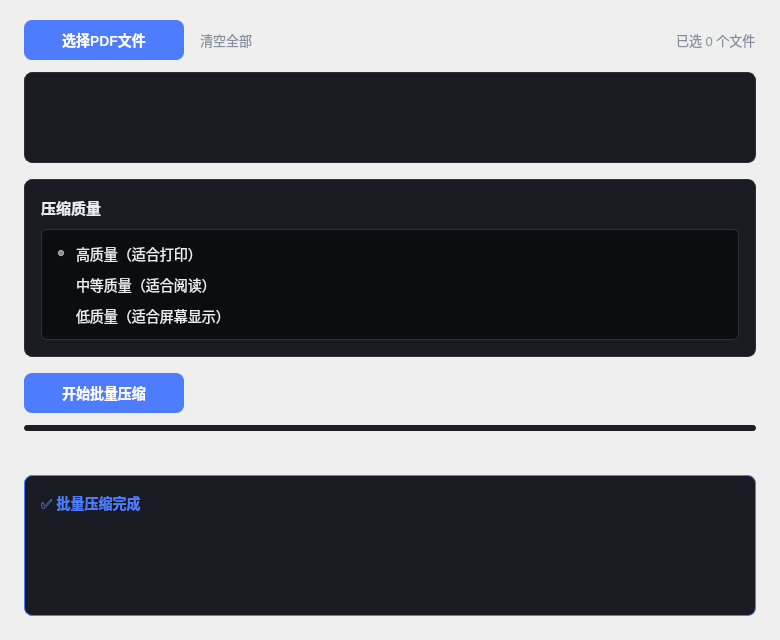
<?xml version="1.0" encoding="UTF-8"?>
<ui version="4.0">
 <class>CompressPage</class>
 <widget class="QWidget" name="compressPage">
  <property name="geometry">
   <rect>
    <x>0</x>
    <y>0</y>
    <width>780</width>
    <height>640</height>
   </rect>
  </property>
  <property name="styleSheet">
   <string notr="true">QWidget#compressPage { background-color: #0B0E11; }</string>
  </property>
  <layout class="QVBoxLayout" name="mainLayout">
   <property name="spacing">
    <number>12</number>
   </property>
   <property name="leftMargin">
    <number>24</number>
   </property>
   <property name="topMargin">
    <number>20</number>
   </property>
   <property name="rightMargin">
    <number>24</number>
   </property>
   <property name="bottomMargin">
    <number>24</number>
   </property>

   <!-- 顶部操作行：选择PDF文件按钮 + 清空全部文字按钮 -->
   <item>
    <layout class="QHBoxLayout" name="topRow">
     <property name="spacing">
      <number>8</number>
     </property>
     <item>
      <widget class="QPushButton" name="btnSelectFile">
       <property name="minimumSize">
        <size>
         <width>160</width>
         <height>40</height>
        </size>
       </property>
       <property name="maximumSize">
        <size>
         <width>160</width>
         <height>40</height>
        </size>
       </property>
       <property name="cursor">
        <cursorShape>PointingHandCursor</cursorShape>
       </property>
       <property name="focusPolicy">
        <enum>Qt::StrongFocus</enum>
       </property>
       <property name="text">
        <string>选择PDF文件</string>
       </property>
       <property name="styleSheet">
        <string notr="true">
QPushButton {
    background-color: #4D7CFE;
    color: #FFFFFF;
    border: none;
    border-radius: 8px;
    font-size: 14px;
    font-weight: 600;
    padding: 0 16px;
    min-height: 40px;
}
QPushButton:hover {
    background-color: #3D6CF0;
}
QPushButton:pressed {
    background-color: #2D5CD0;
}
        </string>
       </property>
      </widget>
     </item>
     <item>
      <widget class="QPushButton" name="btnClearAll">
       <property name="cursor">
        <cursorShape>PointingHandCursor</cursorShape>
       </property>
       <property name="focusPolicy">
        <enum>Qt::StrongFocus</enum>
       </property>
       <property name="text">
        <string>清空全部</string>
       </property>
       <property name="styleSheet">
        <string notr="true">
QPushButton {
    background-color: transparent;
    border: none;
    color: #848E9C;
    font-size: 13px;
    padding: 0 8px;
    min-height: 40px;
}
QPushButton:hover {
    color: #EAECEF;
}
        </string>
       </property>
      </widget>
     </item>
     <item>
      <spacer name="topSpacer">
       <property name="orientation">
        <enum>Qt::Horizontal</enum>
       </property>
       <property name="sizeHint" stdset="0">
        <size>
         <width>0</width>
         <height>0</height>
        </size>
       </property>
      </spacer>
     </item>
     <item>
      <widget class="QLabel" name="lblFileCount">
       <property name="text">
        <string>已选 0 个文件</string>
       </property>
       <property name="styleSheet">
        <string notr="true">color: #848E9C; font-size: 13px;</string>
       </property>
      </widget>
     </item>
    </layout>
   </item>

   <!-- 已选文件信息显示区域 -->
   <item>
    <widget class="QListWidget" name="fileList">
     <property name="frameShape">
      <enum>QFrame::NoFrame</enum>
     </property>
     <property name="minimumHeight">
      <number>180</number>
     </property>
     <property name="styleSheet">
      <string notr="true">
QListWidget {
    background-color: #1A1A22;
    border: 1px solid #2B3139;
    border-radius: 8px;
    padding: 4px;
    outline: none;
}
QListWidget::item {
    background: transparent;
    border-radius: 6px;
    margin: 2px;
    padding: 8px 12px;
    min-height: 36px;
    color: #EAECEF;
    font-size: 13px;
}
QListWidget::item:hover {
    background: #1E2329;
}
QListWidget::item:selected {
    background-color: transparent;
}
      </string>
     </property>
    </widget>
   </item>

   <!-- 间距 -->
   <item>
    <spacer name="spacer1">
     <property name="orientation">
      <enum>Qt::Vertical</enum>
     </property>
     <property name="sizeType">
      <enum>QSizePolicy::Fixed</enum>
     </property>
     <property name="sizeHint" stdset="0">
      <size>
       <width>0</width>
       <height>4</height>
      </size>
     </property>
    </spacer>
   </item>

   <!-- 压缩质量选择卡片 -->
   <item>
    <widget class="QFrame" name="qualityCard">
     <property name="styleSheet">
      <string notr="true">
QFrame#qualityCard {
    background-color: #1A1A22;
    border: 1px solid #2B3139;
    border-radius: 8px;
    padding: 16px;
}
      </string>
     </property>
     <layout class="QVBoxLayout" name="qualityCardLayout">
      <property name="spacing">
       <number>10</number>
      </property>
      <property name="leftMargin">
       <number>0</number>
      </property>
      <property name="topMargin">
       <number>0</number>
      </property>
      <property name="rightMargin">
       <number>0</number>
      </property>
      <property name="bottomMargin">
       <number>0</number>
      </property>
      <item>
       <widget class="QLabel" name="lblQualityTitle">
        <property name="text">
         <string>压缩质量</string>
        </property>
        <property name="styleSheet">
         <string notr="true">color: #EAECEF; font-size: 15px; font-weight: 600; background: transparent; border: none; padding: 0; margin: 0;</string>
        </property>
       </widget>
      </item>
      <item>
       <widget class="QFrame" name="qualityInner">
        <property name="styleSheet">
         <string notr="true">
QFrame#qualityInner {
    background-color: #0B0E11;
    border: 1px solid #2B3139;
    border-radius: 6px;
    padding: 12px;
}
         </string>
        </property>
        <layout class="QVBoxLayout" name="qualityInnerLayout">
         <property name="spacing">
          <number>8</number>
         </property>
         <property name="leftMargin">
          <number>0</number>
         </property>
         <property name="topMargin">
          <number>0</number>
         </property>
         <property name="rightMargin">
          <number>0</number>
         </property>
         <property name="bottomMargin">
          <number>0</number>
         </property>
         <item>
          <widget class="QRadioButton" name="radioHigh">
           <property name="text">
            <string>高质量（适合打印）</string>
           </property>
           <property name="checked">
            <bool>true</bool>
           </property>
           <property name="styleSheet">
            <string notr="true">color: #EAECEF; font-size: 14px; spacing: 8px; background: transparent; border: none;</string>
           </property>
          </widget>
         </item>
         <item>
          <widget class="QRadioButton" name="radioMedium">
           <property name="text">
            <string>中等质量（适合阅读）</string>
           </property>
           <property name="styleSheet">
            <string notr="true">color: #EAECEF; font-size: 14px; spacing: 8px; background: transparent; border: none;</string>
           </property>
          </widget>
         </item>
         <item>
          <widget class="QRadioButton" name="radioLow">
           <property name="text">
            <string>低质量（适合屏幕显示）</string>
           </property>
           <property name="styleSheet">
            <string notr="true">color: #EAECEF; font-size: 14px; spacing: 8px; background: transparent; border: none;</string>
           </property>
          </widget>
         </item>
        </layout>
       </widget>
      </item>
     </layout>
    </widget>
   </item>

   <!-- 间距 -->
   <item>
    <spacer name="spacer2">
     <property name="orientation">
      <enum>Qt::Vertical</enum>
     </property>
     <property name="sizeType">
      <enum>QSizePolicy::Fixed</enum>
     </property>
     <property name="sizeHint" stdset="0">
      <size>
       <width>0</width>
       <height>4</height>
      </size>
     </property>
    </spacer>
   </item>

   <!-- 开始批量压缩按钮 + 进度文字 -->
   <item>
    <layout class="QHBoxLayout" name="batchRow">
     <property name="spacing">
      <number>16</number>
     </property>
     <item>
      <widget class="QPushButton" name="btnStartBatch">
       <property name="minimumSize">
        <size>
         <width>160</width>
         <height>40</height>
        </size>
       </property>
       <property name="maximumSize">
        <size>
         <width>160</width>
         <height>40</height>
        </size>
       </property>
       <property name="cursor">
        <cursorShape>PointingHandCursor</cursorShape>
       </property>
       <property name="focusPolicy">
        <enum>Qt::StrongFocus</enum>
       </property>
       <property name="text">
        <string>开始批量压缩</string>
       </property>
       <property name="styleSheet">
        <string notr="true">
QPushButton {
    background-color: #4D7CFE;
    color: #FFFFFF;
    border: none;
    border-radius: 8px;
    font-size: 14px;
    font-weight: 600;
    padding: 0 24px;
    min-height: 40px;
}
QPushButton:hover {
    background-color: #3D6CF0;
}
QPushButton:pressed {
    background-color: #2D5CD0;
}
QPushButton:disabled {
    background-color: #2B3139;
    color: #848E9C;
}
        </string>
       </property>
      </widget>
     </item>
     <item>
      <widget class="QLabel" name="lblProgressText">
       <property name="text">
        <string/>
       </property>
       <property name="styleSheet">
        <string notr="true">color: #848E9C; font-size: 13px;</string>
       </property>
      </widget>
     </item>
     <item>
      <spacer name="batchSpacer">
       <property name="orientation">
        <enum>Qt::Horizontal</enum>
       </property>
       <property name="sizeHint" stdset="0">
        <size>
         <width>0</width>
         <height>0</height>
        </size>
       </property>
      </spacer>
     </item>
    </layout>
   </item>

   <!-- 进度条 -->
   <item>
    <widget class="QProgressBar" name="progressBar">
     <property name="value">
      <number>0</number>
     </property>
     <property name="textVisible">
      <bool>false</bool>
     </property>
     <property name="styleSheet">
      <string notr="true">
QProgressBar {
    background-color: #1E1E28;
    border: none;
    border-radius: 3px;
    min-height: 6px;
    max-height: 6px;
}
QProgressBar::chunk {
    background-color: #4D7CFE;
    border-radius: 3px;
}
      </string>
     </property>
    </widget>
   </item>

   <!-- 状态文字 -->
   <item>
    <widget class="QLabel" name="lblStatus">
     <property name="text">
      <string/>
     </property>
     <property name="styleSheet">
      <string notr="true">color: #848E9C; font-size: 13px; min-height: 20px;</string>
     </property>
    </widget>
   </item>

   <!-- 结果卡片（默认隐藏） -->
   <item>
    <widget class="QFrame" name="resultCard">
     <property name="visible">
      <bool>false</bool>
     </property>
     <property name="styleSheet">
      <string notr="true">
QFrame#resultCard {
    background-color: #1A1A22;
    border: 1px solid #4D7CFE;
    border-radius: 8px;
    padding: 16px;
}
      </string>
     </property>
     <layout class="QVBoxLayout" name="resultLayout">
      <property name="spacing">
       <number>6</number>
      </property>
      <property name="leftMargin">
       <number>0</number>
      </property>
      <property name="topMargin">
       <number>0</number>
      </property>
      <property name="rightMargin">
       <number>0</number>
      </property>
      <property name="bottomMargin">
       <number>0</number>
      </property>
      <item>
       <widget class="QLabel" name="lblResultTitle">
        <property name="text">
         <string>✅ 批量压缩完成</string>
        </property>
        <property name="styleSheet">
         <string notr="true">color: #4D7CFE; font-size: 14px; font-weight: 600; background: transparent; border: none; padding: 0;</string>
        </property>
       </widget>
      </item>
      <item>
       <widget class="QLabel" name="lblTotalInfo">
        <property name="styleSheet">
         <string notr="true">color: #EAECEF; font-size: 13px; background: transparent; border: none; padding: 0;</string>
        </property>
        <property name="text">
         <string/>
        </property>
       </widget>
      </item>
      <item>
       <widget class="QLabel" name="lblOriginalSize">
        <property name="styleSheet">
         <string notr="true">color: #EAECEF; font-size: 13px; background: transparent; border: none; padding: 0;</string>
        </property>
        <property name="text">
         <string/>
        </property>
       </widget>
      </item>
      <item>
       <widget class="QLabel" name="lblCompressedSize">
        <property name="styleSheet">
         <string notr="true">color: #EAECEF; font-size: 13px; background: transparent; border: none; padding: 0;</string>
        </property>
        <property name="text">
         <string/>
        </property>
       </widget>
      </item>
      <item>
       <widget class="QLabel" name="lblAvgRatio">
        <property name="styleSheet">
         <string notr="true">color: #4D7CFE; font-size: 14px; font-weight: 600; background: transparent; border: none; padding: 0;</string>
        </property>
        <property name="text">
         <string/>
        </property>
       </widget>
      </item>
     </layout>
    </widget>
   </item>

   <!-- 底部弹性空间 -->
   <item>
    <spacer name="spacerBottom">
     <property name="orientation">
      <enum>Qt::Vertical</enum>
     </property>
     <property name="sizeHint" stdset="0">
      <size>
       <width>0</width>
       <height>0</height>
      </size>
     </property>
    </spacer>
   </item>
  </layout>
 </widget>
</ui>
